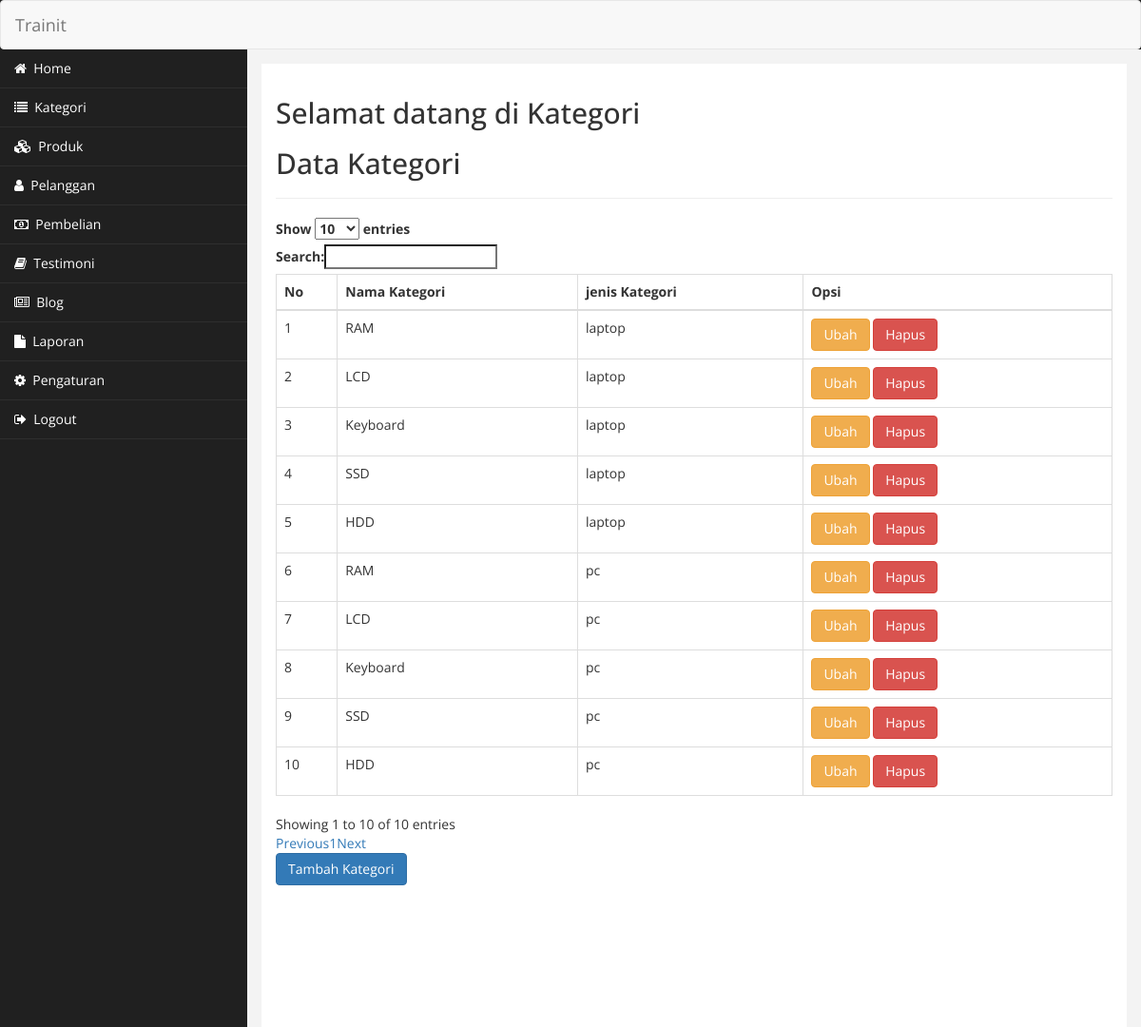
/admintrainit/index.php?halaman=kategori (signed in), run on the app's committed database.
### tables this page shows
CREATE TABLE `kategori` (
  `id_kategori` int(11) NOT NULL,
  `nama_kategori` varchar(50) NOT NULL,
  `jenis_kategori` enum('','laptop','pc','') NOT NULL
);

### config/class.php (called while the page is built, shortened)
<?php
$db = new mysqli("localhost","root","","tranit");
class kategori
{
	public $koneksi;
	function __construct($db)
	{
		$this->koneksi=$db;
	}
	function tampil_kategori()
	{
		$tampil_kategori = $this->koneksi->query("SELECT * FROM kategori");
		while($pecah_kategori = $tampil_kategori->fetch_assoc())
		{
			$semua_kategori[] = $pecah_kategori;
		}
		return $semua_kategori;
	}
}
$kategori = new kategori($db);
?>

### admintrainit/kategori/tampilkategori.php (the view)
<h2>Selamat datang di Kategori</h2>
<?php
$data_kategori = $kategori->tampil_kategori();
?>
<h2>Data Kategori</h2>
<hr>
<table class="table table-bordered" id="table">
	<thead>
		<tr>
			<th>No</th>
			<th>Nama Kategori</th>
			<th>jenis Kategori</th>
			<th>Opsi</th>
		</tr>
	</thead>
	<tbody>
		<?php foreach ($data_kategori as $key => $value): ?>
		<tr>
			<td><?php echo $key+1; ?></td>
			<td><?php echo $value['nama_kategori']; ?></td>
			<td><?php echo $value['jenis_kategori']; ?></td>
			<td>
				<a href="index.php?halaman=ubahkategori&id=<?php echo $value['id_kategori'] ?>" class="btn btn-warning">Ubah</a>
				<a href="index.php?halaman=hapuskategori&id=<?php echo $value['id_kategori'] ?>" onclick="return confirm('Apakah Anda Yakin?')" class="btn btn-danger">Hapus</a>
			</td>
		</tr>
		<?php endforeach ?>
	</tbody>
</table>
<a href="index.php?halaman=tambahkategori" class="btn btn-primary">Tambah Kategori</a>

### admintrainit/index.php (shortened to what this page needs)
<?php
include '../config/class.php';
?>
<!DOCTYPE html>
<html lang="en">
<head>
  <link href="css/bootstrap.min.css" rel="stylesheet">
  <link rel="stylesheet" type="text/css" href="css/mystyle.css">
  <link rel="stylesheet" type="text/css" href="font-awesome-4.7.0/css/font-awesome.css">
  <link rel="stylesheet" type="text/css" href="https://cdn.datatables.net/1.10.19/css/dataTables.bootstrap.min.css">
</head>
<body>
  <div id="wrap">
    <nav class="navbar navbar-default">
      <div class="navbar-header">
        <a class="navbar-brand" href="#">Trainit</a>
      </div>
    </nav>
    <nav class="navbar-default navbar-side">
      <div class="sidebar-collapse">
        <ul class="nav" id="main-menu">
          <li><a href="index.php"><i class="fa fa-home" aria-hiden="true"></i>&nbsp; Home</a></li>
          <li><a href="index.php?halaman=kategori"><i class="fa fa-list" aria-hiden="true"></i>&nbsp; Kategori</a></li>
          <li><a href="index.php?halaman=produk"><i class="fa fa-cubes" aria-hiden="true"></i>&nbsp; Produk</a></li>
          <li><a href="index.php?halaman=pelanggan"><i class="fa fa-user" aria-hiden="true"></i>&nbsp; Pelanggan</a></li>
          <li><a href="index.php?halaman=pembelian"><i class="fa fa-money" aria-hiden="true"></i>&nbsp; Pembelian</a></li>
          <li><a href="index.php?halaman=testimoni"><i class="fa fa-book" aria-hiden="true"></i>&nbsp; Testimoni</a></li>
          <li><a href="index.php?halaman=blog"><i class="fa fa-newspaper-o" aria-hiden="true"></i>&nbsp; Blog</a></li>
          <li><a href="index.php?halaman=laporan"><i class="fa fa-file" aria-hiden="true"></i>&nbsp; Laporan</a></li>
          <li><a href="index.php?halaman=pengaturan"><i class="fa fa-cog" aria-hiden="true"></i>&nbsp; Pengaturan</a></li>
          <li><a href="index.php?halaman=logout"><i class="fa fa-sign-out" aria-hiden="true"></i>&nbsp; Logout</a></li>
        </ul>
      </div>
    </nav>
    <div id="page-wrapper">
      <div id="page-inner">
        <?php
        if (!isset($_GET['halaman']))
        {
          include 'home.php';
        }
        else
        {
          if ($_GET['halaman']=="kategori")
          {
            include 'kategori/tampilkategori.php';
          }
          elseif ($_GET['halaman']=="tambahkategori")
          {
            include 'kategori/tambahkategori.php';
          }
          elseif ($_GET['halaman']=="hapuskategori")
          {
            include 'kategori/hapuskategori.php';
          }
          elseif ($_GET['halaman']=="ubahkategori")
          {
            include 'kategori/ubahkategori.php';
          }
          elseif ($_GET['halaman']=="produk")
          {
            include 'produk/tampilproduk.php';
          }
          elseif ($_GET['halaman']=="tambahproduk")
          {
            include 'produk/tambahproduk.php';
          }
          elseif ($_GET['halaman']=="hapusproduk")
          {
            include 'produk/hapusproduk.php';
          }
          elseif ($_GET['halaman']=="ubahproduk")
          {
            include 'produk/ubahproduk.php';
          }
          elseif ($_GET['halaman']=="pelanggan")
          {
            include 'pelanggan/tampilpelanggan.php';
          }
          elseif ($_GET['halaman']=="tambahpelanggan")
          {
            include 'pelanggan/tambahpelanggan.php';
          }
          elseif ($_GET['halaman']=="hapuspelanggan")
          {
            include 'pelanggan/hapuspelanggan.php';
          }
          elseif ($_GET['halaman']=="ubahpelanggan")
          {
            include 'pelanggan/ubahpelanggan.php';
          }
          elseif ($_GET['halaman']=="pembelian")
          {
            include 'pembelian/tampilpembelian.php';
          }
          elseif ($_GET['halaman']=="nota")
          {
            include 'pembelian/nota.php';
          }
          elseif ($_GET['halaman']=="pembayaran")
          {
            include 'pembelian/pembayaran.php';
          }
          elseif ($_GET['halaman']=="testimoni")
          {
            include 'testimoni.php';
          }
          elseif ($_GET['halaman']=="blog")
          {
            include 'blog/tampilblog.php';
          }
          elseif ($_GET['halaman']=="tambahblog")
          {
            include 'blog/tambahblog.php';
          }
          elseif ($_GET['halaman']=="pengaturan")
          {
            include 'pengaturan/tampilpengaturan.php';
          }
          elseif ($_GET['halaman']=="ubahpengaturan")
          {
            include 'pengaturan/ubahpengaturan.php';
          }
          elseif ($_GET['halaman']=="logout")
          {
            include 'logout.php';
          }
          elseif ($_GET['halaman']=="konfirmasi")
          {
            include 'pembelian/konfirmasi.php';
          }
          elseif ($_GET['halaman']=="resi")
          {
            include 'pembelian/resi.php';
          }
          elseif ($_GET['halaman']=="laporan")
          {
            include 'laporan.php';
          }
        }
        ?>
      </div>
    </div>
  </div>
</body>
</html>

### admintrainit/css/mystyle.css (style rules this page uses)
body { font-family: 'Open Sans', sans-serif; }
#wrap { width: 100%; background: #202020; }
.navbar { margin-bottom: 0px; }
.navbar-side { background: #202020; }
.navbar-side ul li { border-bottom: 1px solid rgba(107, 108, 109, 0.19); }
.navbar-side ul li a { color: #fff; }
#page-wrapper { padding: 15px; background: #f3f3f3; }
#page-inner { padding: 15px; background: white; padding-bottom: 1000px; }
@media (min-width: 768px) { #page-wrapper { margin: 0 0 0 260px; padding: 15px; min-height: 1000px; } }
@media (min-width: 768px) { .navbar-side { width: 260px; position: absolute; z-index: 1; min-height: 1000px; } }

### data on the page
kategori: nama_kategori "RAM", jenis_kategori "laptop"
kategori: nama_kategori "LCD", jenis_kategori "laptop"
kategori: nama_kategori "Keyboard", jenis_kategori "laptop"
kategori: nama_kategori "SSD", jenis_kategori "laptop"
kategori: nama_kategori "HDD", jenis_kategori "laptop"
kategori: nama_kategori "RAM", jenis_kategori "pc"
kategori: nama_kategori "LCD", jenis_kategori "pc"
kategori: nama_kategori "Keyboard", jenis_kategori "pc"
kategori: nama_kategori "SSD", jenis_kategori "pc"
kategori: nama_kategori "HDD", jenis_kategori "pc"
